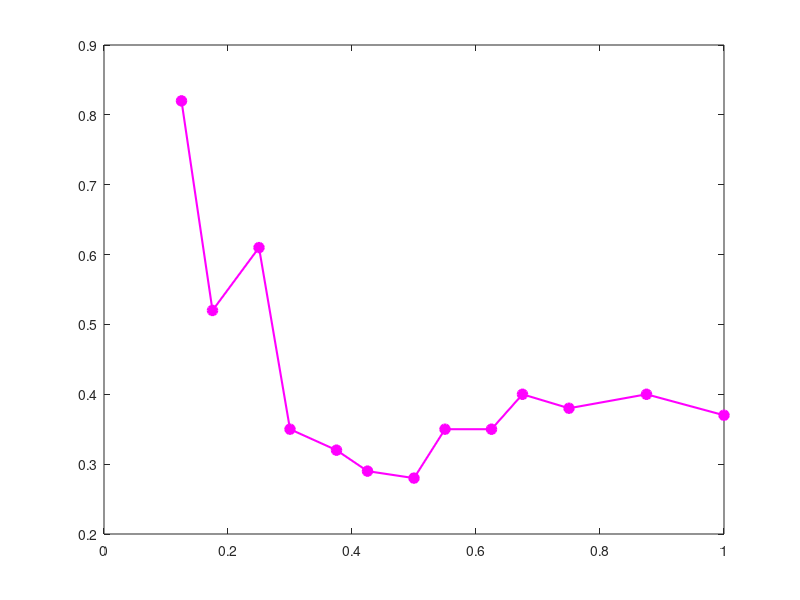

This figure's MATLAB source: (Note: this script raises an error after producing the figure.)

y_1 = [0.82,
0.52,
0.61,
0.35,
0.32,
0.29,
0.28,
0.35,
0.35,
0.4,
0.38,
0.4,
0.37];




x_1 = [0.125,
0.175,
0.25,
0.3,
0.375,
0.425,
0.5,
0.55,
0.625,
0.675,
0.75,
0.875,
1];

%x_2 = [0,
%5,
%11,
%13,
%17,
%24];

%plot(x_1, y_1, 'Marker','o', 'MarkerSize',7, 'LineWidth', 1.5, 'color','magenta');

plot(x_1, y_1, 'Marker','o', 'MarkerSize',7, 'MarkerFaceColor', 'magenta', 'LineWidth', 1.5, 'color','magenta');
%legend({'Finite Element (Frequency=20Hz)'}, 'FontSize',10, 'TextColor','black')
hold on

plot(x_1, y_2, 'Marker','*', 'MarkerSize',7, 'MarkerFaceColor', 'blue', 'LineWidth', 1.5, 'color','blue');
%legend({'Finite Element (Frequency=35Hz)'}, 'FontSize',10, 'TextColor','black')

plot(x_1, y_3, 'Marker','square', 'MarkerSize',7, 'MarkerFaceColor', 'green', 'LineWidth', 1.5, 'color','green');

plot(x_1, y_4, 'Marker','x', 'MarkerSize',7, 'MarkerFaceColor', 'black', 'LineWidth', 1.5, 'color','black');

plot(x_1, y_5, 'Marker','diamond', 'MarkerSize',7, 'MarkerFaceColor', 'red', 'LineWidth', 1.5, 'color','red');
%scatter(x_2, y_3, 80, 'Marker','o', 'MarkerEdgeColor','red', 'MarkerFaceColor','red')
%set(gca,'yscale','log')
%legend({'Field Test (Frequency=20Hz)'}, 'FontSize',10, 'TextColor','black')

plot(x_1, y_6, 'Marker','+', 'MarkerSize',7, 'MarkerFaceColor', 'cyan', 'LineWidth', 1.5, 'color','cyan');


plot(x_1, y_7, 'Marker','Hexagram', 'MarkerSize',7, 'MarkerFaceColor', 'yellow', 'LineWidth', 1.5, 'color','yellow');



%scatter(x_2, y_4, 80, 'Marker','s', 'MarkerEdgeColor','black', 'MarkerFaceColor','black')
%set(gca,'yscale','log')
%legend({'Field Test (Frequency=35Hz)'}, 'FontSize',10, 'TextColor','black')
%legend({'D = 0.5','D = 0.75','D = 1','D = 1.25','D = 1.5','D = 1.75','D = 2'},'FontSize',15, 'FontName','Times New Roman')
legend({'\rm{$D = 0.5$}','\rm{$D = 0.75$}','\rm{$D = 1$}','\rm{$D = 1.25$}','\rm{$D = 1.5$}','\rm{$D = 2$}'},'FontSize',24, 'FontName','Times New Roman', 'Interpreter','LaTex')


ylim([0, 1])
xlim([0, 1.125])

%ax = gca;
%set(gca,'XTick',0.125:0.15:1.025)
%set(gca, 'YScale', 'log')
%set(gca,'FontSize',16, 'FontName','Times New Roman')

%xlabel('Normalized Width of the Trenches (W = w/\lambda_r)', 'FontSize',15, 'FontName','Times New Roman')
xlabel('\rm{Normalized Space Between the Trenches (S = s/\lambda_r)$}', 'FontSize',20, 'FontName','Times New Roman', 'Interpreter','LaTex')

ylabel('\rm{Average Amplitude Reduction Ratio}', 'FontSize',20, 'FontName','Times New Roman', 'Interpreter','LaTex')


grid on

hold off 
